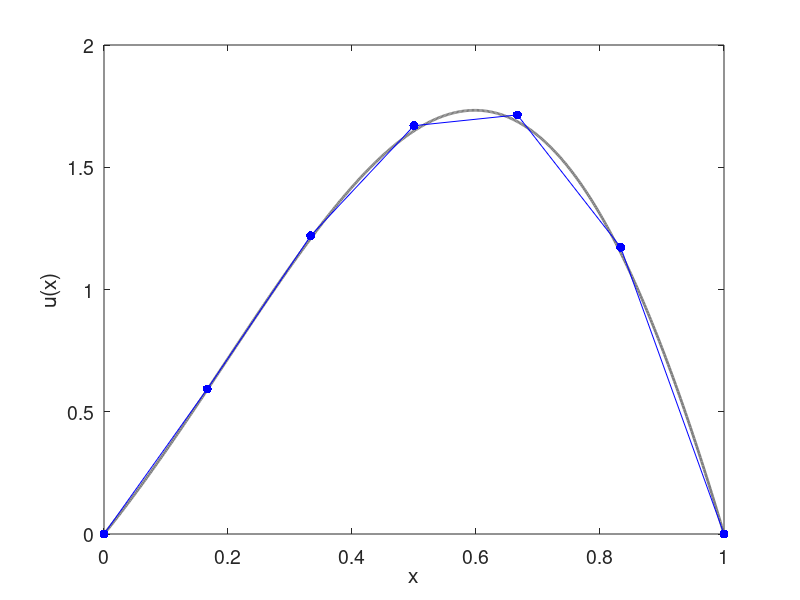

The MATLAB source for this figure:
%%%%%%%%%%%%%%%%%%%%%%%%%%%%%%%%%%%%%%%%%%%%%%%%%%%%%%%%%%%%%%%%%%%%%%%%%%%%%
% ssheateq.m
% Example of the second differentiation matrix for the heat equation.
%%%%%%%%%%%%%%%%%%%%%%%%%%%%%%%%%%%%%%%%%%%%%%%%%%%%%%%%%%%%%%%%%%%%%%%%%%%%%

 ufun    = inline('exp(x).*sin(pi*x)','x');   % define the function u(x)
 ffun    = inline('exp(x).*(2*pi*cos(pi*x)-(pi^2-1)*sin(pi*x))','x');

 N = input('enter N: ');  % sample the function at N+2 points on [0,1]
 h = 1/(N+1);             % spacing between grid points
 x = linspace(0,1,N+2)';  % points at which we will sample the function

%%%%%%%%%%%%%%%%%%%%%%%%%%%%%%%%%%%%%%%%%%%%%%%%%%%%%%%%%%%%%%%%%%%%%%%%%%%%%
% construct the matrix D2 (N-by-N matrix, with homogeneous Dirichlet b.c.'s)

 D2 = zeros(N,N);
 D2 = (-2*eye(N) + diag(ones(N-1,1),-1) + diag(ones(N-1,1),1))/(h^2);

%%%%%%%%%%%%%%%%%%%%%%%%%%%%%%%%%%%%%%%%%%%%%%%%%%%%%%%%%%%%%%%%%%%%%%%%%%%%%
% Solve the differential equation
  
 f = ffun(x(2:N+1));        % the vector f samples f(x) at our grid points.
 u = D2\f;                  % solve the matrix system

%%%%%%%%%%%%%%%%%%%%%%%%%%%%%%%%%%%%%%%%%%%%%%%%%%%%%%%%%%%%%%%%%%%%%%%%%%%%%
% Plot the output

 figure(1), clf
 xx = linspace(0,1,500);                        % fine x grid for plotting purposes
 plot(xx,ufun(xx),'-','color', .5*[1 1 1],...   % show true function as a gray line
     'linewidth',2);
 hold on
 input('hit return to see the solution')

 plot(x, [0;u;0], 'b.-','markersize',20);       % plot sampled function as blue dots 
 set(gca,'fontsize',14)                         % increase font size
 xlabel('x'), ylabel('u(x)')                    % add axis labels
